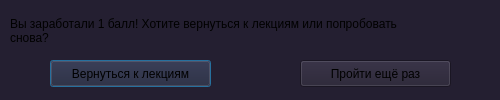
<?xml version="1.0" encoding="UTF-8"?>
<ui version="4.0">
 <class>Dialog</class>
 <widget class="QDialog" name="Dialog">
  <property name="geometry">
   <rect>
    <x>0</x>
    <y>0</y>
    <width>500</width>
    <height>100</height>
   </rect>
  </property>
  <property name="windowTitle">
   <string>Обучающая система</string>
  </property>
  <property name="styleSheet">
   <string notr="true">background-color: rgb(36, 31, 49);</string>
  </property>
  <widget class="QLabel" name="label">
   <property name="geometry">
    <rect>
     <x>10</x>
     <y>10</y>
     <width>491</width>
     <height>41</height>
    </rect>
   </property>
   <property name="font">
    <font/>
   </property>
   <property name="text">
    <string>Вы заработали 1 балл! Хотите вернуться к лекциям или попробовать 
снова?</string>
   </property>
  </widget>
  <widget class="QPushButton" name="pushButton">
   <property name="geometry">
    <rect>
     <x>50</x>
     <y>60</y>
     <width>161</width>
     <height>27</height>
    </rect>
   </property>
   <property name="text">
    <string>Вернуться к лекциям</string>
   </property>
  </widget>
  <widget class="QPushButton" name="pushButton_2">
   <property name="geometry">
    <rect>
     <x>300</x>
     <y>60</y>
     <width>151</width>
     <height>27</height>
    </rect>
   </property>
   <property name="text">
    <string>Пройти ещё раз</string>
   </property>
  </widget>
 </widget>
 <resources/>
 <connections/>
</ui>
